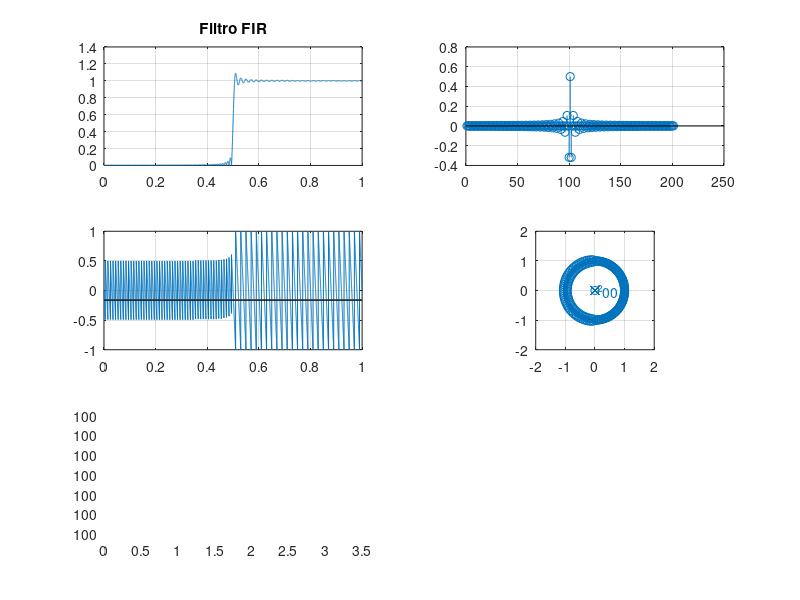

Write MATLAB code to recreate this figure.
clear all
close all
clc 

n = 100; k = 1:n;% Coeficientes
wc = 0.5*pi;
db = 0;
type = 'HP';
switch type
    case 'LP'
    %Passa Baixa
        bi = sin(wc*k)./(k*pi);
        % b0 = sin(wc*0)./(0*pi); Indeterminacao. Fazendo lophital
        b0 = wc*cos(wc*0)./(pi); % = wc/pi, pois cos(0) = 1
        b = [flip(bi) b0 bi];
    
    case 'HP'
    % Passa Alta
        bi = -sin(wc*k)./(k*pi);
        % b0 = sin(wc*0)./(0*pi); Indeterminacao. Fazendo lophital
        b0 = 1- wc*cos(wc*0)./(pi); % = wc/pi, pois cos(0) = 1
        b = [flip(bi) b0 bi];
end

figure(1)
subplot(322)
stem(b);
grid on

subplot(321)
%[h, w] = freqz(b, 1, 1000, 'whole');
%[h, w] = freqz(b, 1, linspace(-3*pi,3*pi, 10000));
[h, w] = freqz(b, 1, linspace(0,pi, 10000));
if db == 1
    plot(w/pi, 20*log10(abs(h))); grid on
else
    plot(w/pi,abs(h)); grid on
end

title('Filtro FIR')
subplot(323)
plot(w/pi, unwrap(angle(h)/pi));grid on
subplot(324)
zplane(b,1)
axis([-2 2 -2 2]);

subplot(325)
grpdelay(b,1)